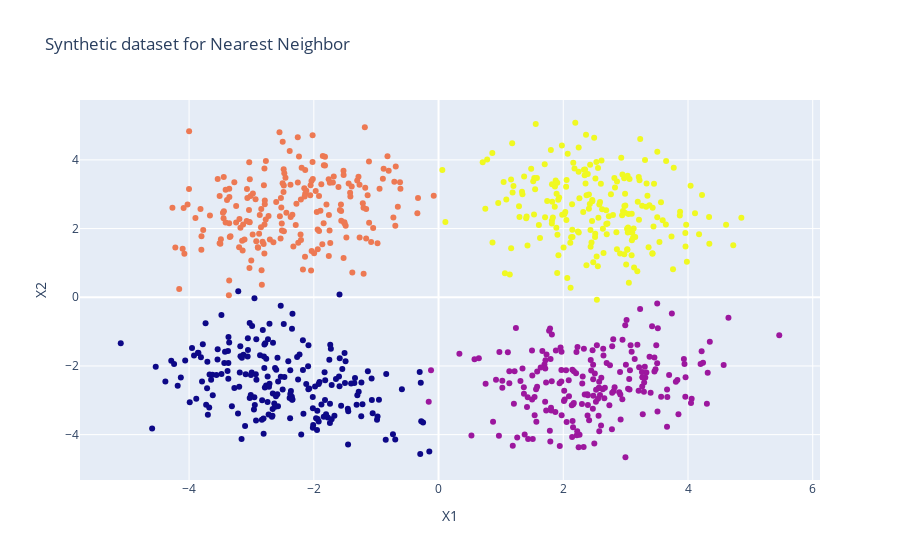

The cell this chart's notebook holds for it:
### Code cell
X, y = synthetic_dataset_knn(n=800, std=0.8, random_state=42)
correlation = np.corrcoef(X[:,0], X[:,1])[0,1]
print("Correlation:", correlation)
draw_plot(X,y,"Synthetic dataset for Nearest Neighbor")

### Figure 1 — Plotly figure (JSON) as saved in the notebook; plotly's stock layout.template omitted (floating-point values rounded to 4 significant figures; data arrays with more than 128 entries replaced by an {"elided": "..."} marker saying what was removed)
{"data": [{"marker": {"color": {"elided": "800 int values"}}, "mode": "markers", "type": "scatter", "x": {"elided": "800 float values"}, "y": {"elided": "800 float values"}}], "layout": {"showlegend": false, "title": {"text": "Synthetic dataset for Nearest Neighbor"}, "xaxis": {"title": {"text": "X1"}}, "yaxis": {"title": {"text": "X2"}}}}
